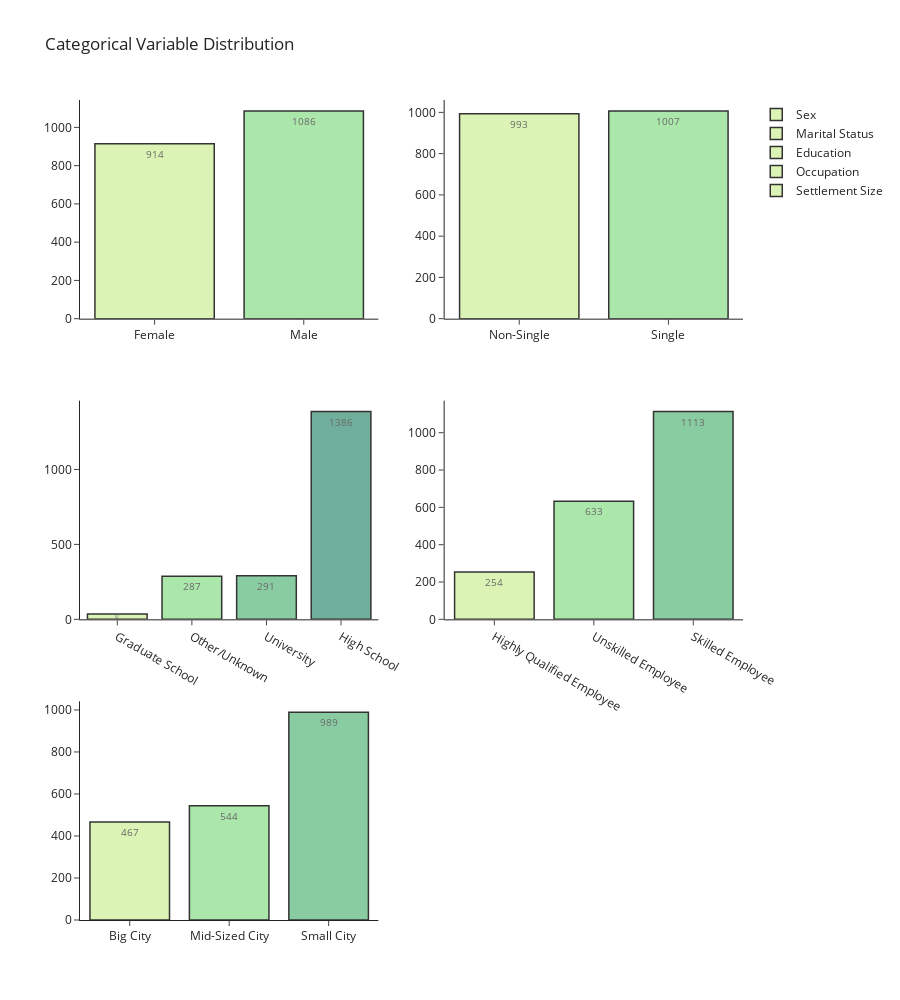

Write notebook code for a chart like this one.
### Code cell
row_n = 3   # 3행
col_n = 2   # 2열


sex_counts, marital_counts, education_counts, occupation_counts, settlement_counts = [
    temp_df[col].value_counts().sort_values(ascending=True) 
    for col in ['Sex', 'Marital status', 'Education', 'Occupation', 'Settlement size']
]
categorical_lst = [sex_counts, marital_counts, education_counts, occupation_counts, settlement_counts]
categorical_labels = ['Sex', 'Marital Status', 'Education', 'Occupation', 'Settlement Size']

fig = make_subplots(rows=row_n, cols=col_n)

for i, col in enumerate(categorical_labels):
    # add_trace() : 이미 있는 FIgure에 새로운 Trace 추가
    #e) go.Bar, go.Scatter
    # update_trace(업데이트 내용) : 이미 생성된 trace의 type, 색, 스타일, 템플릿 편집
    '''
    e) fig.update_traces(marker=dict(color="RoyalBlue"),
                  selector=dict(type="bar"))
    '''
    # update_layout(업데이트 내용) : 그래프 사이즈, 제목, 글꼴크기 등 세팅
    '''
    e) fig.update_layout(title_text="Using update_layout() With Graph Object Figures",title_font_size=30)
    '''
    fig.add_trace(
        go.Bar(
            x = categorical_lst[i].index.astype('str'), # index를 str으로 변환
            y = categorical_lst[i].values,
            name = col,
            text = np.round(categorical_lst[i].values, 3),   # 각 막대에 값 표시
            textposition = 'inside',
            marker_color = px.colors.sequential.Emrld, 
            textfont = dict(size=10)
        ),
        row = int(i/col_n) + 1, col = int(i%col_n) + 1          # 행 : idx/열 길이 + 1, 열 : (idx / col_n의 몫) + 1
    )
fig.update_layout(
    height = 1000,  # 그래프 전체 높이 1000px
    title_text = "Categorical Variable Distribution",
    template = "simple_white"   # 배경색 제거
    )
fig.update_traces(
    marker_line_color = 'black',    # 막대 테두리 색상 : 검정
    marker_line_width = 1.5,    # 막대 테두리 두께 : 1.5
    opacity = 0.8   # 투명도 : 0.8
)
       
fig.show()

### Figure 1 — Plotly figure (JSON) as saved in the notebook; plotly's stock layout.template omitted (floating-point values rounded to 4 significant figures)
{"data": [{"marker": {"color": ["rgb(211, 242, 163)", "rgb(151, 225, 150)", "rgb(108, 192, 139)", "rgb(76, 155, 130)", "rgb(33, 122, 121)", "rgb(16, 89, 101)", "rgb(7, 64, 80)"], "line": {"color": "black", "width": 1.5}}, "name": "Sex", "opacity": 0.8, "text": [914, 1086], "textfont": {"size": 10}, "textposition": "inside", "type": "bar", "x": ["Female", "Male"], "xaxis": "x", "y": [914, 1086], "yaxis": "y"}, {"marker": {"color": ["rgb(211, 242, 163)", "rgb(151, 225, 150)", "rgb(108, 192, 139)", "rgb(76, 155, 130)", "rgb(33, 122, 121)", "rgb(16, 89, 101)", "rgb(7, 64, 80)"], "line": {"color": "black", "width": 1.5}}, "name": "Marital Status", "opacity": 0.8, "text": [993, 1007], "textfont": {"size": 10}, "textposition": "inside", "type": "bar", "x": ["Non-Single", "Single"], "xaxis": "x2", "y": [993, 1007], "yaxis": "y2"}, {"marker": {"color": ["rgb(211, 242, 163)", "rgb(151, 225, 150)", "rgb(108, 192, 139)", "rgb(76, 155, 130)", "rgb(33, 122, 121)", "rgb(16, 89, 101)", "rgb(7, 64, 80)"], "line": {"color": "black", "width": 1.5}}, "name": "Education", "opacity": 0.8, "text": [36, 287, 291, 1386], "textfont": {"size": 10}, "textposition": "inside", "type": "bar", "x": ["Graduate School", "Other/Unknown", "University", "High School"], "xaxis": "x3", "y": [36, 287, 291, 1386], "yaxis": "y3"}, {"marker": {"color": ["rgb(211, 242, 163)", "rgb(151, 225, 150)", "rgb(108, 192, 139)", "rgb(76, 155, 130)", "rgb(33, 122, 121)", "rgb(16, 89, 101)", "rgb(7, 64, 80)"], "line": {"color": "black", "width": 1.5}}, "name": "Occupation", "opacity": 0.8, "text": [254, 633, 1113], "textfont": {"size": 10}, "textposition": "inside", "type": "bar", "x": ["Highly Qualified Employee", "Unskilled Employee", "Skilled Employee"], "xaxis": "x4", "y": [254, 633, 1113], "yaxis": "y4"}, {"marker": {"color": ["rgb(211, 242, 163)", "rgb(151, 225, 150)", "rgb(108, 192, 139)", "rgb(76, 155, 130)", "rgb(33, 122, 121)", "rgb(16, 89, 101)", "rgb(7, 64, 80)"], "line": {"color": "black", "width": 1.5}}, "name": "Settlement Size", "opacity": 0.8, "text": [467, 544, 989], "textfont": {"size": 10}, "textposition": "inside", "type": "bar", "x": ["Big City", "Mid-Sized City", "Small City"], "xaxis": "x5", "y": [467, 544, 989], "yaxis": "y5"}], "layout": {"height": 1000, "title": {"text": "Categorical Variable Distribution"}, "xaxis": {"anchor": "y", "domain": [0, 0.45]}, "xaxis2": {"anchor": "y2", "domain": [0.55, 1]}, "xaxis3": {"anchor": "y3", "domain": [0, 0.45]}, "xaxis4": {"anchor": "y4", "domain": [0.55, 1]}, "xaxis5": {"anchor": "y5", "domain": [0, 0.45]}, "xaxis6": {"anchor": "y6", "domain": [0.55, 1]}, "yaxis": {"anchor": "x", "domain": [0.7333, 1]}, "yaxis2": {"anchor": "x2", "domain": [0.7333, 1]}, "yaxis3": {"anchor": "x3", "domain": [0.3667, 0.6333]}, "yaxis4": {"anchor": "x4", "domain": [0.3667, 0.6333]}, "yaxis5": {"anchor": "x5", "domain": [0, 0.2667]}, "yaxis6": {"anchor": "x6", "domain": [0, 0.2667]}}}
